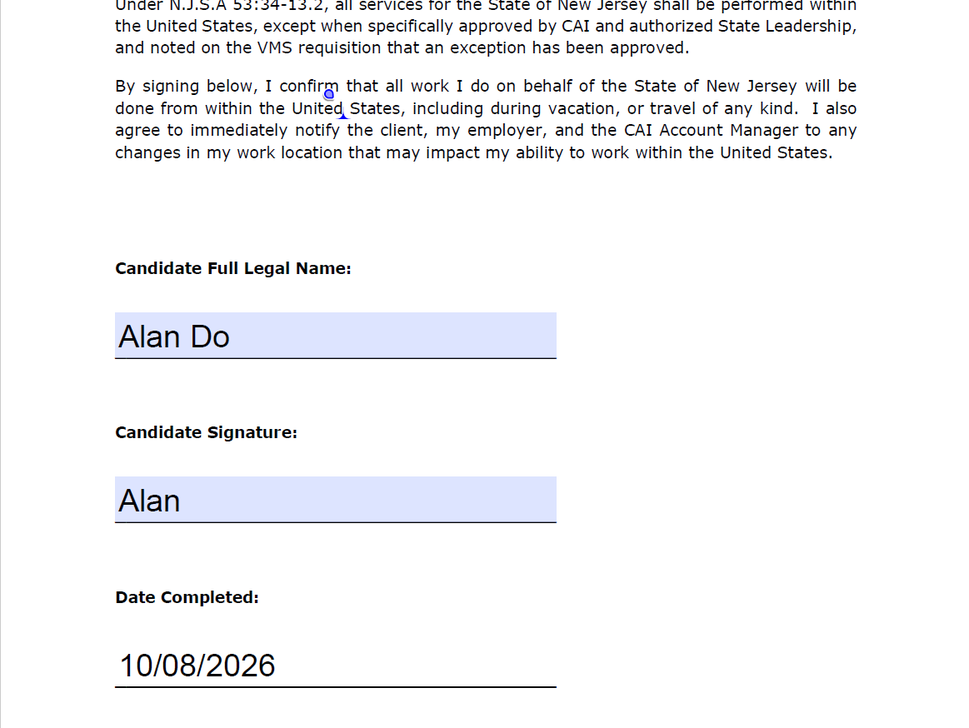
#> input picture declaration.png, 969 x 728 px, shrunk from 1163 x 874 before the run
$ python ocr-scanned-image.py
#> lines starting #> are read from the running program, lines starting #| are printed output that depends on the picture; after the words box and inside, x2 and y2 are one past the last pixel; in counts of white or black regions, pixels touching at a corner belong together
import cv2
import pytesseract
import re
import pandas as pd

# method for extract text from image

# install Tesseract-OCR for opering system you are working on
pytesseract.pytesseract.tesseract_cmd = r'C:\Program Files\Tesseract-OCR\tesseract.exe'
fromData = {}


def textFromImage(imagePath):
    # OpenCV Preprocessing Image--gray scale conversion for OCR .
#> called with imagePath = 'declaration.png'
    img = cv2.imread(imagePath, cv2.IMREAD_UNCHANGED)
#> img is the input picture: shape (728, 969, 4); mean B, G, R, A 247.1, 245.4, 245, 255
    grayImageRaw = cv2.cvtColor(img, cv2.COLOR_BGR2GRAY)
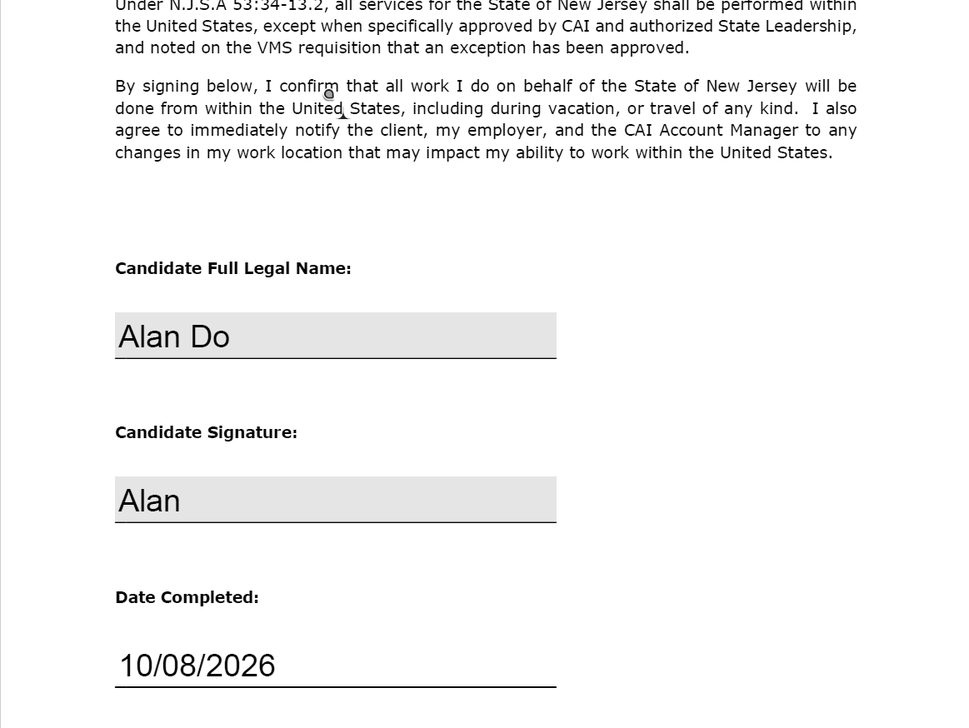
#> grayImageRaw: shape (728, 969); min 0, max 255, mean 245.5
    # for sig/dates on line
    threshold = cv2.threshold(
        grayImageRaw, 0, 255, cv2.THRESH_BINARY_INV + cv2.THRESH_OTSU)[1]
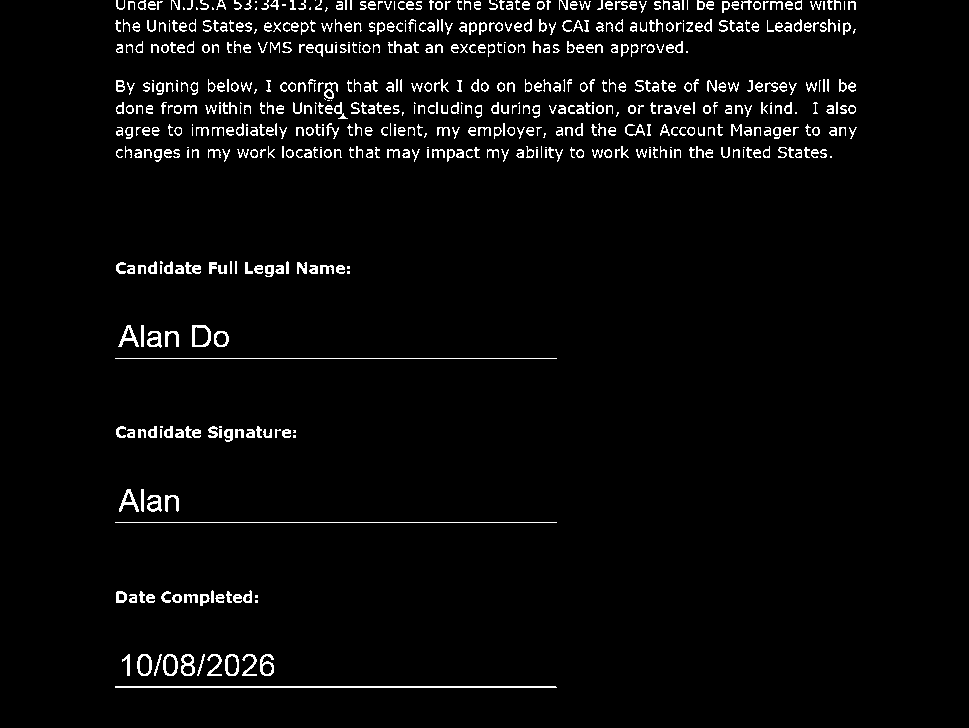
#> threshold: shape (728, 969); 3.5% white in thin lines or dots, all inside (x1, y1, x2, y2) = (115, 0, 857, 688)
    # detect horizontal lines
    horizontal_line = cv2.getStructuringElement(cv2.MORPH_RECT, (40, 1))
    detect_horizontal = cv2.morphologyEx(
        threshold, cv2.MORPH_OPEN, horizontal_line, iterations=2)
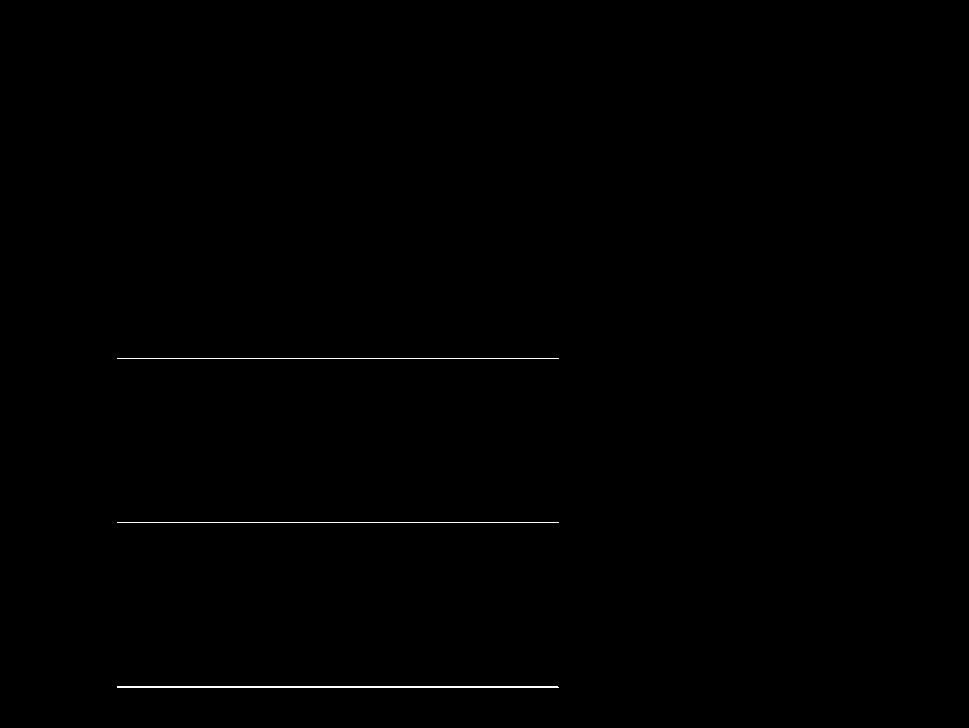
#> detect_horizontal: shape (728, 969); 0.25% white in thin lines or dots, all inside (x1, y1, x2, y2) = (117, 358, 559, 688)
    # remove the detected lines by painting over them in inverted image
    cnts = cv2.findContours(
        detect_horizontal, cv2.RETR_EXTERNAL, cv2.CHAIN_APPROX_SIMPLE)
#> cnts = 3 contours, 2 with area under 20; largest, box (x1, y1, x2, y2) and area: (117, 686, 559, 688) 440
    # dealing with binary image countours.
    # defining countours to get data signed or date on line instead of text fields.
    cnts = cnts[0] if len(cnts) == 2 else cnts[1]
    for cnt in cnts:
        cv2.drawContours(threshold, [cnt], -1, (0, 0, 0), 2)
#> this loop made 3 passes
#> cnt on passes 1 to 3: [[117, 686], [117, 687], [558, 687], [557, 686]], [[117, 522], [558, 522]], [[117, 358], [558, 358]]
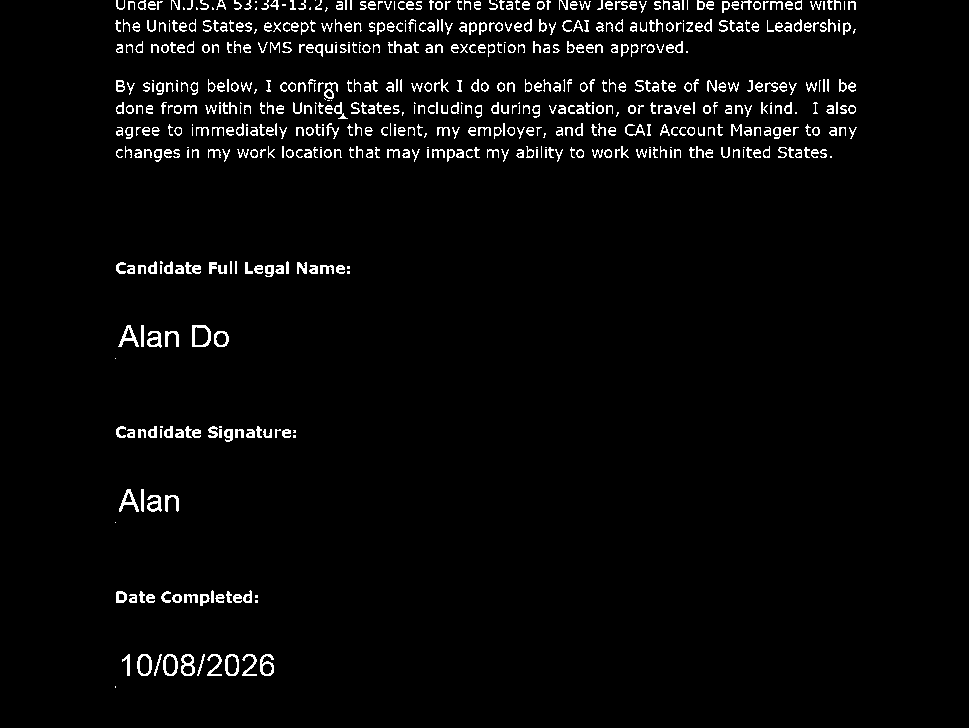
#> threshold: shape (728, 969); 3.3% white in thin lines or dots, all inside (x1, y1, x2, y2) = (115, 0, 857, 688)
    # revert back to normal black text

    grayImage = cv2.bitwise_not(threshold)

#> (the run stopped early here; a loop or call above may not have finished)
